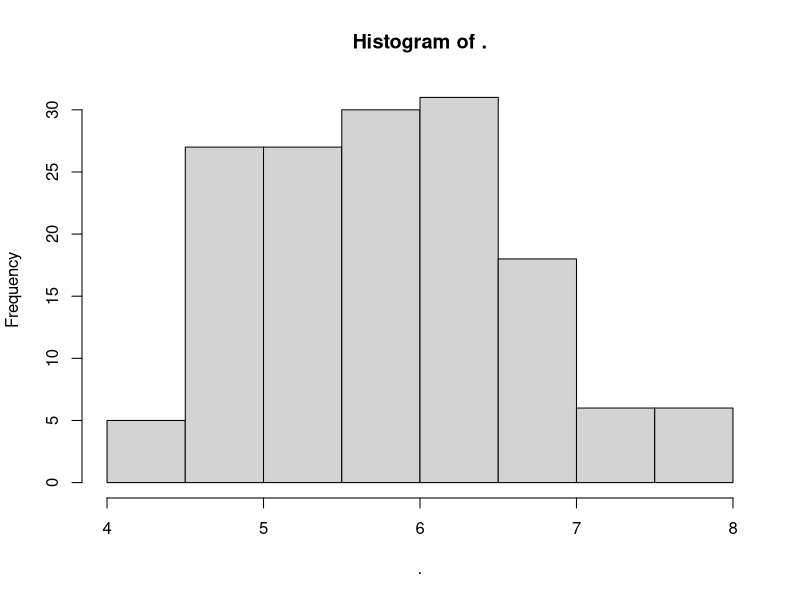
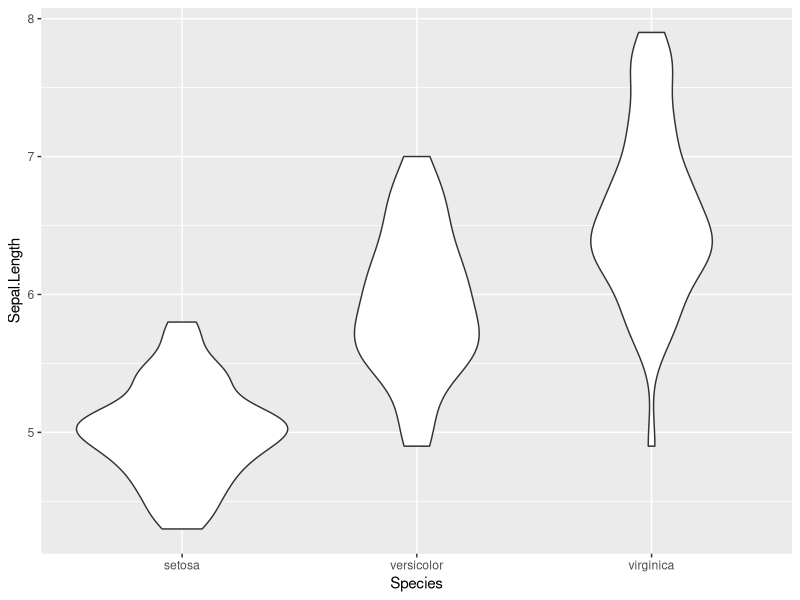

Recreate these plots in R, in order.
## ---- chunk 1
library(ggplot2)
library(dplyr)
iris$Sepal.Length %>% hist()

iris %>% distinct(Sepal.Length) %>% 
  merge(iris, by = "Sepal.Length") %>% 
  ggplot() +
  geom_violin(mapping = aes(x = Species, y = Sepal.Length))

